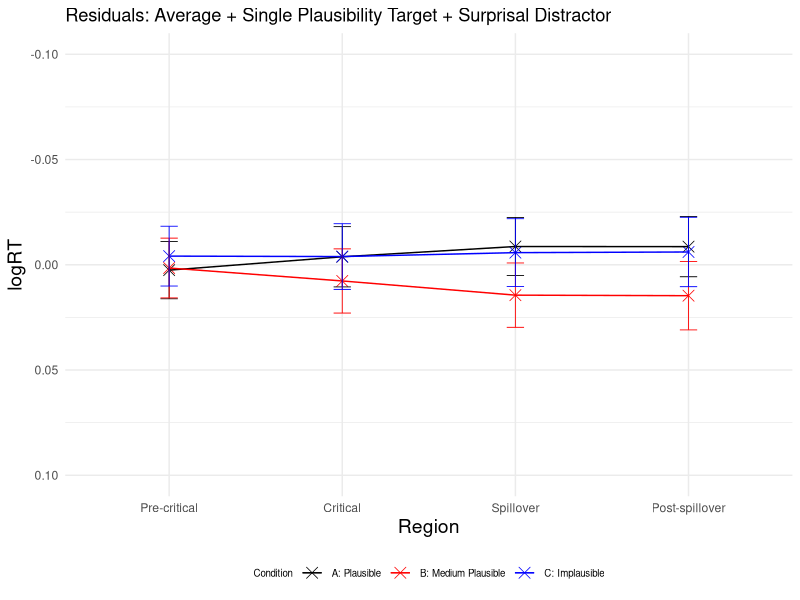
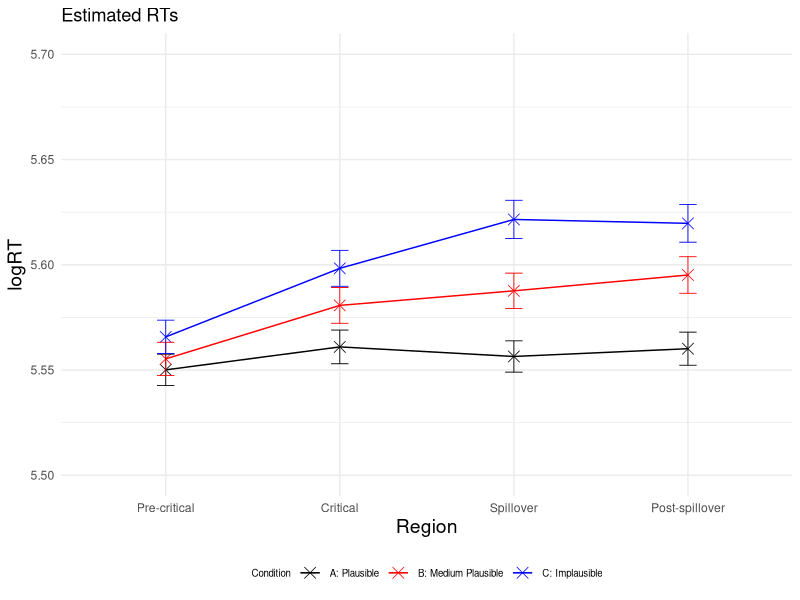
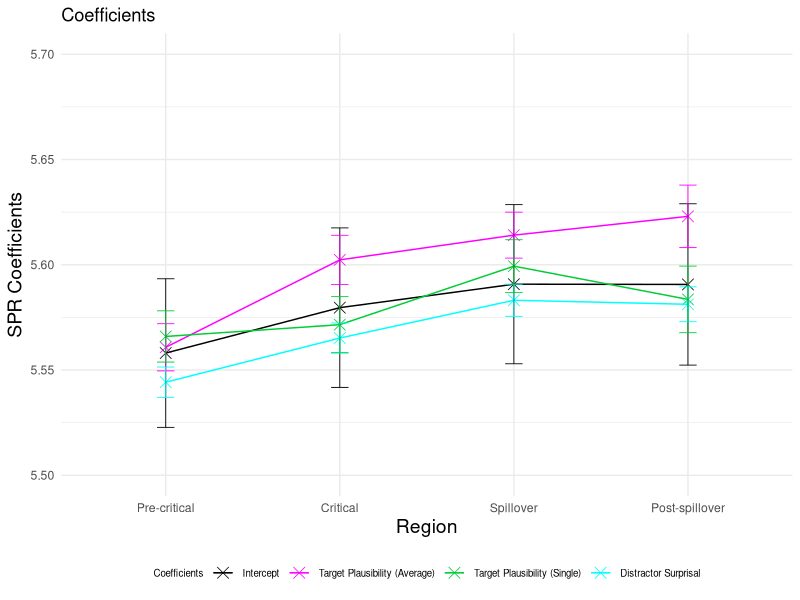
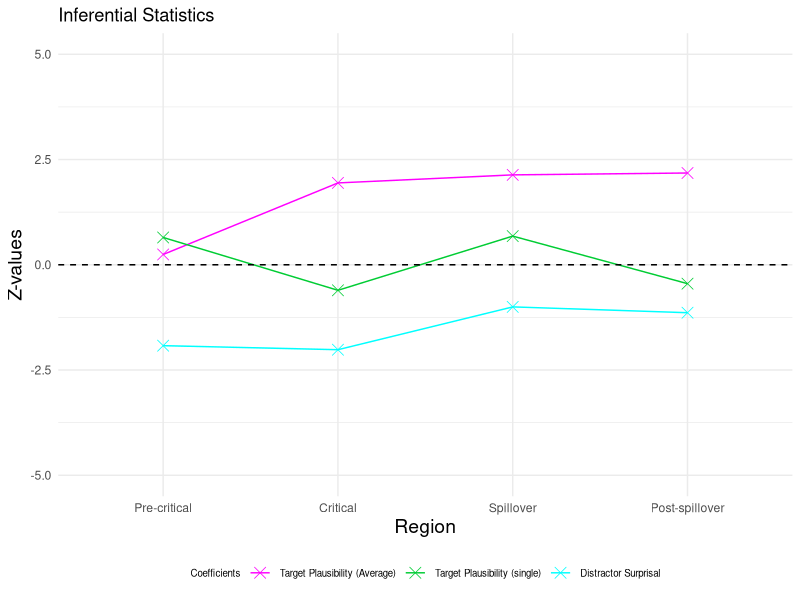
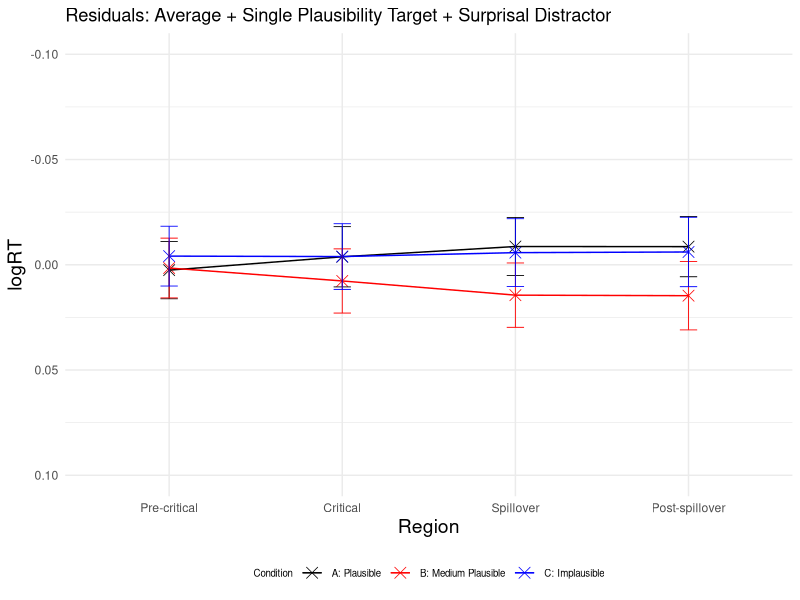
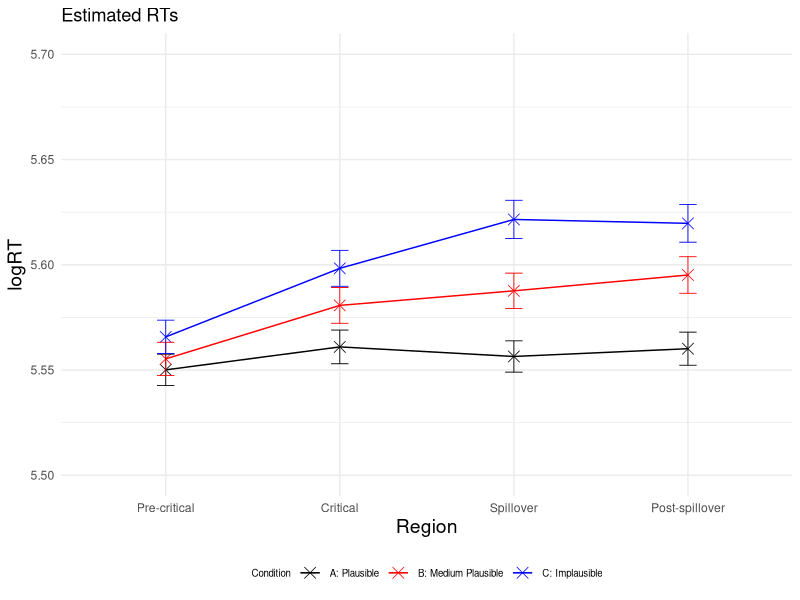
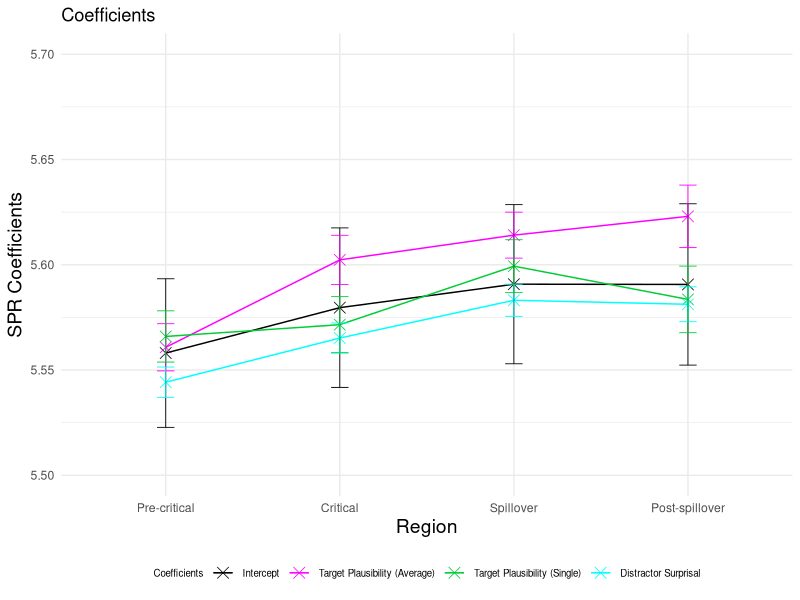
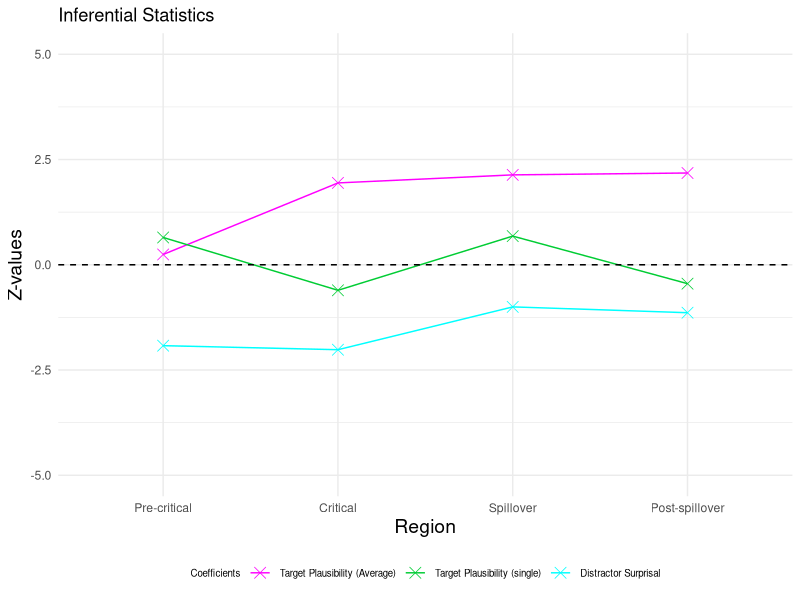

R code for these plots, in order:
### LMER ###
# load lme4 package
library(lme4)
library(lmerTest)
library(dplyr)
library(ggplot2)

setwd("~/Downloads/Master_Thesis/3_SPR_Study/Results_Plaus_avg_and_SPR_single/")
GP6 <- read.csv("GP6SPR_processed.csv")

residuals <- data.frame(
  Region = character(0),
  Condition = character(0),
  Residual = numeric(0),
  SE_Residual = numeric(0)
)

logRT_estimated <- data.frame(
  Region = character(0),
  Condition = character(0),
  Estimated_logRT = numeric(0),
  SE_Estimated = numeric(0)
)

p_values <- data.frame(
  Region = character(0),
  p_value_plausibility_target_plaus = numeric(0),
  p_value_plausibility_target_spr = numeric(0),
  p_value_surprisal_distractor = numeric(0)
)

SPR_coefficients <- data.frame(
  Region = character(0),
  Estimate = character(0),
  Estimate_value = numeric(0),
  Estimate_error = numeric(0),
  Z_value = numeric(0)
)


regions <- c("Pre-critical", "Critical", "Spillover", "Post-spillover") 
conditions <- c("A", "B", "C") 

for (region in regions) 
{
  # Precritical region
  region_subset <- subset(GP6, Region == region)
  
  # standardise predictors (use average plausibility ratings per item and condition from plausibility norming study here)
  region_subset$scaled_Plaus_per_region_plaus <- scale(region_subset$Plaus_target_avg) #avg plaus ratings from pretest
  region_subset$scaled_Plaus_per_region_spr <- scale(region_subset$SPR_Plaus_Rating) #single plaus ratings from SPR study
  region_subset$scaled_Surprisaldist_per_region <- scale(region_subset$Surprisal_distractor) #surprisal predictor
  # invert predictors plausibility
  region_subset$inverted_scaled_Plaus_per_region_plaus <- (region_subset$scaled_Plaus_per_region_plaus) * (-1)
  region_subset$inverted_scaled_Plaus_per_region_spr <- (region_subset$scaled_Plaus_per_region_spr) * (-1)
  #log transform reading times
  region_subset$logRT_per_region <- log(region_subset$ReadingTime)
  
  
  # define and run the linear mixed-effects regression model for the precritical region 
  model_per_region <- lmerTest::lmer(logRT_per_region ~ inverted_scaled_Plaus_per_region_plaus + inverted_scaled_Plaus_per_region_spr + scaled_Surprisaldist_per_region + 
                                       (1 + inverted_scaled_Plaus_per_region_plaus + inverted_scaled_Plaus_per_region_spr + scaled_Surprisaldist_per_region | Subject) + 
                                       (1 + inverted_scaled_Plaus_per_region_plaus + inverted_scaled_Plaus_per_region_spr + scaled_Surprisaldist_per_region | Item), data = region_subset)
  
  # print the summary of the model
  summary_per_region <- summary(model_per_region)
  print(summary_per_region)
  
  # calculate p-values
  p_values_per_region <- summary_per_region$coefficients[, "Pr(>|t|)"]
  new_row_p_value <- data.frame(Region = region, 
                                p_value_plausibility_target_plaus = p_values_per_region[2], 
                                p_value_plausibility_target_spr = p_values_per_region[3],
                                p_value_surprisal_distractor = p_values_per_region[4])
  p_values <- rbind(p_values, new_row_p_value)
  
  # extract intercept and coefficients added to intercept
  coefficients_per_region <- summary_per_region$coefficients
  intercept <- coefficients_per_region["(Intercept)", 1]
  plaus_target_coeff <- coefficients_per_region["(Intercept)", 1] + coefficients_per_region["inverted_scaled_Plaus_per_region_plaus", 1]
  spr_target_coeff <- coefficients_per_region["(Intercept)", 1] + coefficients_per_region["inverted_scaled_Plaus_per_region_spr", 1]
  surprisal_distractor_coeff <- coefficients_per_region["(Intercept)", 1] + coefficients_per_region["scaled_Surprisaldist_per_region", 1]
  
  # add error bars for coefficients and intercept
  new_row_coefficient <- data.frame(Region = region, 
                                    Estimate = "Intercept", 
                                    Estimate_value = intercept, 
                                    Estimate_error = coefficients_per_region["(Intercept)", 2],
                                    Z_value = 0)
  SPR_coefficients <- rbind(SPR_coefficients, new_row_coefficient)
  
  new_row_coefficient <- data.frame(Region = region,
                                    Estimate = "Plausability_Plaus_Avg",
                                    Estimate_value = plaus_target_coeff,
                                    Estimate_error = coefficients_per_region["inverted_scaled_Plaus_per_region_plaus", 2],
                                    Z_value = coefficients_per_region["inverted_scaled_Plaus_per_region_plaus", 1] / coefficients_per_region["inverted_scaled_Plaus_per_region_plaus", 2])
  SPR_coefficients <- rbind(SPR_coefficients, new_row_coefficient)
  
  new_row_coefficient <- data.frame(Region = region,
                                    Estimate = "Surprisal", 
                                    Estimate_value = surprisal_distractor_coeff, 
                                    Estimate_error = coefficients_per_region["scaled_Surprisaldist_per_region", 2],
                                    Z_value = coefficients_per_region["scaled_Surprisaldist_per_region", 1] / coefficients_per_region["scaled_Surprisaldist_per_region", 2])
  SPR_coefficients <- rbind(SPR_coefficients, new_row_coefficient)
  
  new_row_coefficient <- data.frame(Region = region,
                                    Estimate = "Plausibility_SPR_Single", 
                                    Estimate_value = spr_target_coeff, 
                                    Estimate_error = coefficients_per_region["inverted_scaled_Plaus_per_region_spr", 2],
                                    Z_value = coefficients_per_region["inverted_scaled_Plaus_per_region_spr", 1] / coefficients_per_region["inverted_scaled_Plaus_per_region_spr", 2])
  SPR_coefficients <- rbind(SPR_coefficients, new_row_coefficient)
  
  for (condition in conditions)
  {
    #####predict condition A, precritical#####
    region_per_condition <- subset(region_subset, Condition == condition)
    region_per_condition$region_per_condition_Predicted <- predict(model_per_region, newdata = region_per_condition,  type = "response")
    
    # calculate residuals
    Residual_region_per_condition <- mean(region_per_condition$logRT_per_region) - mean(region_per_condition$region_per_condition_Predicted)
    Residual_region_per_condition
    # observed RT for condition A precritical
    region_per_condition_logRT_observed <- mean(region_per_condition$logRT_per_region)
    # if (condition == "C") 
    #  {
    #  print(region_per_condition_logRT_observed)
    # }
    # estimated RT for condition A precritical
    region_per_condition_logRT_estimated <- mean(region_per_condition$region_per_condition_Predicted)
    region_per_condition_logRT_estimated
    
    # calculate standard error for residuals
    SE_residuals_region_per_condition <- sqrt(sd(region_per_condition$logRT, na.rm = TRUE)^2/length(region_per_condition$logRT) + sd(region_per_condition$region_per_condition_Predicted, na.rm = TRUE)^2/length(region_per_condition$region_per_condition_Predicted))
    
    new_row_residuals <- data.frame(Region = region, Condition = condition, Residual = Residual_region_per_condition, SE_Residual = SE_residuals_region_per_condition)
    residuals <- rbind(residuals, new_row_residuals)
    
    # calculate standard error for logRT estimated
    ##
    SE_estimated_region_per_condition <- sd(region_per_condition$region_per_condition_Predicted, na.rm = TRUE) / sqrt(length(region_per_condition$region_per_condition_Predicted)) 
    
    new_row_logRT_estimated <- data.frame(Region = region, Condition = condition, Estimated_logRT = region_per_condition_logRT_estimated, SE_Estimated = SE_estimated_region_per_condition)
    logRT_estimated <- rbind(logRT_estimated, new_row_logRT_estimated)
  }
}

# plot residuals
# Create a line plot 
p <- ggplot(residuals, aes(x = factor(Region, levels = c("Pre-critical", "Critical", "Spillover", "Post-spillover")), 
                           y = Residual, color = Condition, group = Condition)) + geom_point(shape = 4, size = 3.5, stroke = 0.4) + geom_line(linewidth=0.5) + ylim (0.10, -0.10)
p <- p + theme_minimal() + geom_errorbar(aes(ymin=Residual-SE_Residual, ymax=Residual+SE_Residual), width=.1, size=0.3) 
p <- p + scale_color_manual(name="Condition", labels=c("A: Plausible", "B: Medium Plausible", "C: Implausible"), values=c("#000000", "#FF0000", "#0000FF"))
p <- p + labs(x="Region", y="logRT", title = "Residuals: Average + Single Plausibility Target + Surprisal Distractor") 
p <- p + theme(legend.position="bottom", legend.text=element_text(size=7), legend.title=element_text(size=7), axis.title.x = element_text(size = 14), axis.title.y = element_text(size = 14)) 
p 
ggsave("Residuals_Plot.pdf", p, width=4, height=4)


# plot estimated logRTs
# Create a line plot 
p <- ggplot(logRT_estimated, aes(x = factor(Region, levels = c("Pre-critical", "Critical", "Spillover", "Post-spillover")), 
                                 y = Estimated_logRT, color = Condition, group = Condition)) + geom_point(shape = 4, size = 3.5, stroke = 0.4) + geom_line(linewidth=0.5) + ylim (5.5, 5.7)
p <- p + theme_minimal() + geom_errorbar(aes(ymin=Estimated_logRT-SE_Estimated, ymax=Estimated_logRT+SE_Estimated), width=.1, size=0.3) 
p <- p + scale_color_manual(name="Condition", labels=c("A: Plausible", "B: Medium Plausible", "C: Implausible"), values=c("#000000", "#FF0000", "#0000FF"))
p <- p + labs(x="Region", y="logRT", title = "Estimated RTs") 
p <- p + theme(legend.position="bottom", legend.text=element_text(size=7), legend.title=element_text(size=7), axis.title.x = element_text(size = 14), axis.title.y = element_text(size = 14)) 
p 
ggsave("Estimated_RTs_Plot.pdf", p, width=4, height=4)

# plot intercept and coefficients added to intercept
p <- ggplot(SPR_coefficients, aes(x = factor(Region, levels = c("Pre-critical", "Critical", "Spillover", "Post-spillover")), 
                                  y = Estimate_value, color = Estimate, group = Estimate)) + geom_point(shape = 4, size = 3.5, stroke = 0.4) + geom_line(linewidth=0.5) + ylim (5.5, 5.7)
p <- p + theme_minimal() + geom_errorbar(aes(ymin=Estimate_value-Estimate_error, ymax=Estimate_value+Estimate_error), width=.1, size=0.3) 
p <- p + scale_color_manual(name="Coefficients", labels=c("Intercept", "Target Plausibility (Average)", "Target Plausibility (Single)", "Distractor Surprisal"), values=c("#000000", "#FF00FF", "#00CC33", "#00FFFF"))
p <- p + labs(x="Region", y="SPR Coefficients", title = "Coefficients") 
p <- p + theme(legend.position="bottom", legend.text=element_text(size=7), legend.title=element_text(size=7), axis.title.x = element_text(size = 14), axis.title.y = element_text(size = 14)) 
p 
ggsave("Intercept_Coefficients_Plot.pdf", p, width=4, height=4)


# plot effect sizes (z-vaues)
Effect_sizes <- subset(SPR_coefficients, Estimate != 'Intercept')

p <- ggplot(Effect_sizes, aes(x = factor(Region, levels = c("Pre-critical", "Critical", "Spillover", "Post-spillover")), 
                              y = Z_value, color = Estimate, group = Estimate)) + geom_point(shape = 4, size = 3.5, stroke = 0.4) + geom_line(linewidth=0.5) + ylim (-5, 5)
p <- p + geom_hline(yintercept=0, linetype=2)
p <- p + theme_minimal()
p <- p + scale_color_manual(name="Coefficients", labels=c( "Target Plausibility (Average)", "Target Plausibility (single)", "Distractor Surprisal"), values=c("#FF00FF", "#00CC33", "#00FFFF"))
p <- p + labs(x="Region", y="Z-values", title = "Inferential Statistics") 
p <- p + theme(legend.position="bottom", legend.text=element_text(size=7), legend.title=element_text(size=7), axis.title.x = element_text(size = 14), axis.title.y = element_text(size = 14)) 
p 
ggsave("Z_values_Plot.pdf", p, width=4, height=4)
